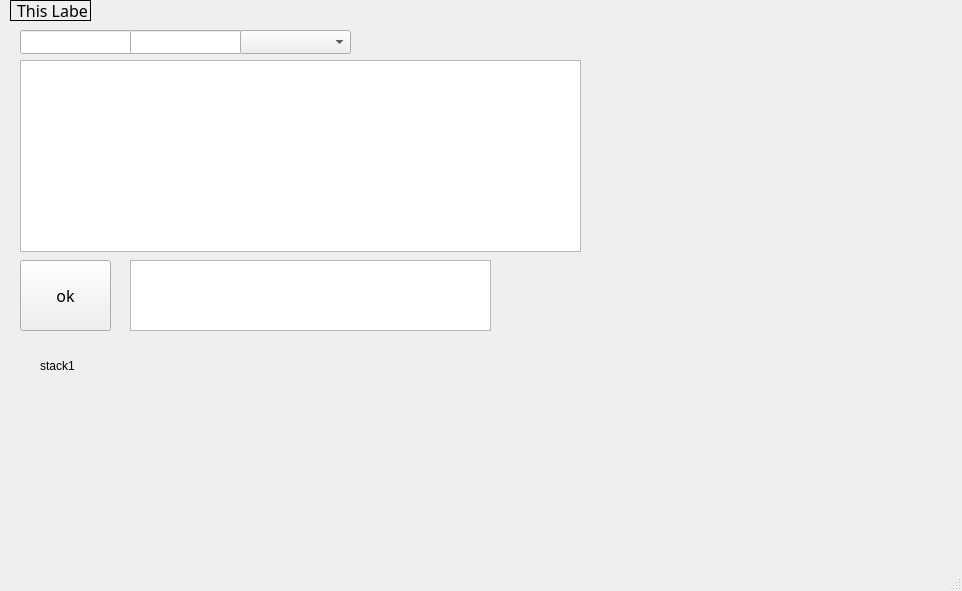
<?xml version="1.0" encoding="UTF-8"?>
<ui version="4.0">
 <class>MainWindow</class>
 <widget class="QMainWindow" name="MainWindow">
  <property name="geometry">
   <rect>
    <x>0</x>
    <y>0</y>
    <width>962</width>
    <height>591</height>
   </rect>
  </property>
  <property name="windowTitle">
   <string>MainWindow</string>
  </property>
  <property name="styleSheet">
   <string notr="true"/>
  </property>
  <widget class="QWidget" name="centralwidget">
   <widget class="QPushButton" name="pushButton">
    <property name="geometry">
     <rect>
      <x>20</x>
      <y>260</y>
      <width>91</width>
      <height>71</height>
     </rect>
    </property>
    <property name="font">
     <font>
      <family>新細明體</family>
      <pointsize>12</pointsize>
     </font>
    </property>
    <property name="contextMenuPolicy">
     <enum>Qt::DefaultContextMenu</enum>
    </property>
    <property name="toolTipDuration">
     <number>-3</number>
    </property>
    <property name="whatsThis">
     <string/>
    </property>
    <property name="layoutDirection">
     <enum>Qt::LeftToRight</enum>
    </property>
    <property name="autoFillBackground">
     <bool>false</bool>
    </property>
    <property name="styleSheet">
     <string notr="true"/>
    </property>
    <property name="text">
     <string>ok</string>
    </property>
    <property name="icon">
     <iconset>
      <normaloff>security.png</normaloff>security.png</iconset>
    </property>
    <property name="iconSize">
     <size>
      <width>32</width>
      <height>32</height>
     </size>
    </property>
    <property name="shortcut">
     <string/>
    </property>
   </widget>
   <widget class="QLineEdit" name="lineEdit">
    <property name="geometry">
     <rect>
      <x>20</x>
      <y>30</y>
      <width>113</width>
      <height>24</height>
     </rect>
    </property>
    <property name="font">
     <font>
      <family>新細明體</family>
      <pointsize>12</pointsize>
     </font>
    </property>
   </widget>
   <widget class="QLineEdit" name="lineEdit_2">
    <property name="geometry">
     <rect>
      <x>130</x>
      <y>30</y>
      <width>113</width>
      <height>24</height>
     </rect>
    </property>
    <property name="font">
     <font>
      <family>新細明體</family>
      <pointsize>12</pointsize>
     </font>
    </property>
   </widget>
   <widget class="QTableWidget" name="tableWidget">
    <property name="geometry">
     <rect>
      <x>20</x>
      <y>60</y>
      <width>561</width>
      <height>192</height>
     </rect>
    </property>
    <property name="font">
     <font>
      <family>新細明體</family>
      <pointsize>12</pointsize>
     </font>
    </property>
    <property name="alternatingRowColors">
     <bool>true</bool>
    </property>
    <property name="columnCount">
     <number>0</number>
    </property>
    <attribute name="verticalHeaderDefaultSectionSize">
     <number>24</number>
    </attribute>
   </widget>
   <widget class="QComboBox" name="comboBox">
    <property name="geometry">
     <rect>
      <x>240</x>
      <y>30</y>
      <width>111</width>
      <height>24</height>
     </rect>
    </property>
    <property name="font">
     <font>
      <family>新細明體</family>
      <pointsize>12</pointsize>
     </font>
    </property>
   </widget>
   <widget class="QLabel" name="label">
    <property name="geometry">
     <rect>
      <x>10</x>
      <y>0</y>
      <width>81</width>
      <height>21</height>
     </rect>
    </property>
    <property name="font">
     <font>
      <family>新細明體</family>
      <pointsize>12</pointsize>
     </font>
    </property>
    <property name="contextMenuPolicy">
     <enum>Qt::PreventContextMenu</enum>
    </property>
    <property name="styleSheet">
     <string notr="true">QLabel {
    border: 1px solid black; /* 邊框粗細與顏色 */
    padding: 2px;           /* 內邊距 */
}</string>
    </property>
    <property name="text">
     <string>This Label</string>
    </property>
    <property name="scaledContents">
     <bool>false</bool>
    </property>
   </widget>
   <widget class="QPlainTextEdit" name="plainTextEdit">
    <property name="geometry">
     <rect>
      <x>130</x>
      <y>260</y>
      <width>361</width>
      <height>71</height>
     </rect>
    </property>
    <property name="font">
     <font>
      <family>新細明體</family>
      <pointsize>12</pointsize>
     </font>
    </property>
   </widget>
   <widget class="QStackedWidget" name="stackedWidget">
    <property name="geometry">
     <rect>
      <x>20</x>
      <y>340</y>
      <width>281</width>
      <height>121</height>
     </rect>
    </property>
    <property name="currentIndex">
     <number>0</number>
    </property>
    <widget class="QWidget" name="page">
     <widget class="QLabel" name="label_2">
      <property name="geometry">
       <rect>
        <x>20</x>
        <y>20</y>
        <width>47</width>
        <height>12</height>
       </rect>
      </property>
      <property name="text">
       <string>stack1</string>
      </property>
     </widget>
    </widget>
    <widget class="QWidget" name="page_2">
     <widget class="QLabel" name="label_3">
      <property name="geometry">
       <rect>
        <x>10</x>
        <y>10</y>
        <width>47</width>
        <height>12</height>
       </rect>
      </property>
      <property name="text">
       <string>stack2</string>
      </property>
     </widget>
    </widget>
   </widget>
  </widget>
  <widget class="QMenuBar" name="menubar">
   <property name="geometry">
    <rect>
     <x>0</x>
     <y>0</y>
     <width>962</width>
     <height>21</height>
    </rect>
   </property>
  </widget>
  <widget class="QStatusBar" name="statusbar"/>
 </widget>
 <resources/>
 <connections/>
</ui>
